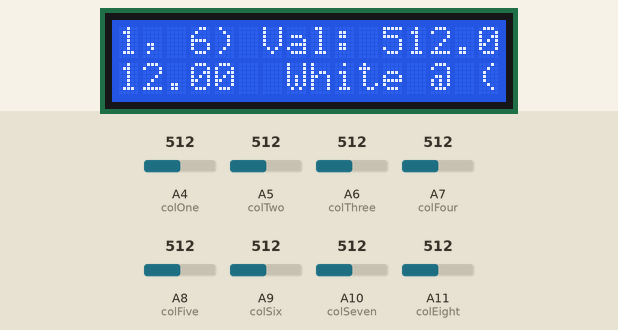
Simulated run of this sketch. Board: Arduino Mega 2560, built with avr-gcc and run on an emulated ATmega2560. Parts: 16×2 character LCD. The inputs (shaded band) are chosen by the test bench; at power-on: A4 (colOne) = 512, A8 (colFive) = 512, A5 (colTwo) = 512, A6 (colThree) = 512, A7 (colFour) = 512, A9 (colSix) = 512, A10 (colSeven) = 512, A11 (colEight) = 512. What the sketch prints to the serial monitor is not drawn.

Above: at 3.4 s.
3.5 s: A4 (colOne) set to 589
5.1 s: A4 (colOne) set to 608
At 5.53 s:
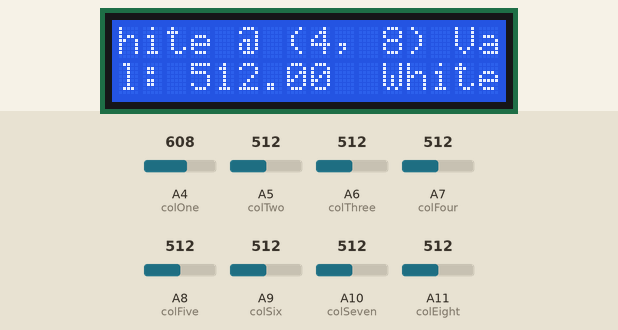
At 6.22 s:
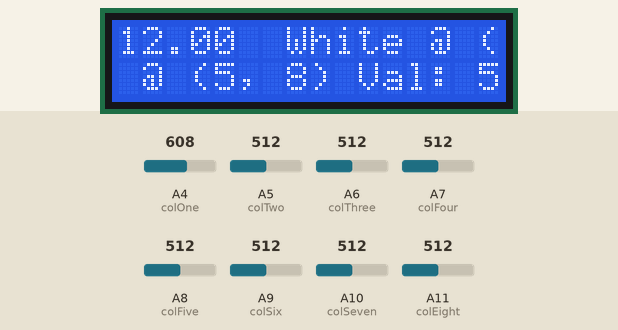
7.2 s: A8 (colFive) set to 910
At 9.1 s:
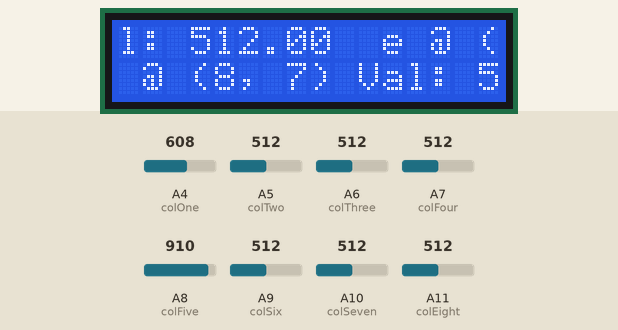
9.4 s: A5 (colTwo) set to 590
12.4 s: A5 (colTwo) set to 611
At 13.42 s:
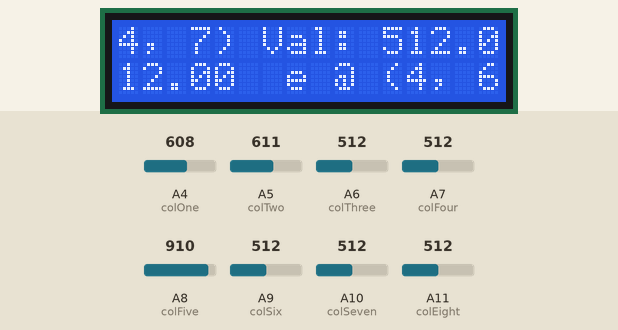

Measured:
- the behaviour switches between 599 and 600 on A4 (colOne) (found by bisection; images 0 and 1)
- the behaviour switches between 599 and 600 on A5 (colTwo) (found by bisection; images 3 and 4)
- what the display in image 1 shows lasts 0.5 s, from 5.3 s to 5.8 s
- what the display in image 4 shows lasts 0.5 s, from 13.2 s to 13.7 s

The sketch:

HallGridMegav3.ino
```cpp
//2/5/25 Fuentes group 3 Jeremy Gagnon

#include <LiquidCrystal.h>

const int rowOne = 22;
const int rowTwo = 24;
const int rowThree = 26;
const int rowFour = 28;
const int rowFive = 30;
const int rowSix = 32;
const int rowSeven = 34;
const int rowEight = 36;

const int rs = 6, en = 9, d4 = 2, d5 = 3, d6 = 4, d7 = 5;


#define colEight A11
#define colSeven A10
#define colSix A9
#define colFive A8
#define colFour A7
#define colThree A6
#define colTwo A5
#define colOne A4

const int lowerThresh = 600;
const int upperThresh = 900;

LiquidCrystal lcd(rs, en, d4, d5, d6, d7);


void setup() {

    pinMode(rowEight, OUTPUT);
    pinMode(rowOne, OUTPUT);
    pinMode(rowTwo, OUTPUT);
    pinMode(rowThree, OUTPUT);
    pinMode(rowFour, OUTPUT);
    pinMode(rowFive, OUTPUT);
    pinMode(rowSix, OUTPUT);
    pinMode(rowSeven, OUTPUT);

    Serial.begin(9600);  // Start serial communication for debugging
    lcd.begin(16, 2);
    lcd.print("Initialized");
    Serial.println("Initialized");

}

void setVoltage(int value) {
    digitalWrite(rowOne, LOW);
    digitalWrite(rowTwo, LOW);
    digitalWrite(rowThree, LOW);
    digitalWrite(rowFour, LOW);
    digitalWrite(rowFive, LOW);
    digitalWrite(rowSix, LOW);
    digitalWrite(rowSeven, LOW);
    digitalWrite(rowEight, LOW);
    delay(50);
    //Serial.println("Set all voltages OFF");

    switch (value) {

        case 1: digitalWrite(rowOne, HIGH); break;
        case 2: digitalWrite(rowTwo, HIGH); break;
        case 3: digitalWrite(rowThree, HIGH); break;
        case 4: digitalWrite(rowFour, HIGH); break;
        case 5: digitalWrite(rowFive, HIGH); break;
        case 6: digitalWrite(rowSix, HIGH); break;
        case 7: digitalWrite(rowSeven, HIGH); break;
        case 8: digitalWrite(rowEight, HIGH); break;
    }
    delay(150);
}

float readCol(int value) {
    //Serial.println("Reading:");
    float val = -1;  // Default value in case of error

    analogRead(A8);
    delayMicroseconds(5);
    switch (value) {
        case 1: val = analogRead(colOne); break;
        case 2: val = analogRead(colTwo); break;
        case 3: val = analogRead(colThree); break;
        case 4: val = analogRead(colFour); break;
        case 5: val = analogRead(colFive); break;
        case 6: val = analogRead(colSix); break;
        case 7: val = analogRead(colSeven); break;
        case 8: val = analogRead(colEight); break;
    }
    delay(10);
    return val;
}

void scanGrid() {
    float sensorValue;
    for (int i = 8; i > 0; i--) {  // Start from row 7 down to 0
        setVoltage(i);
        delay(5);  // Allow time for stabilization

        for (int j = 1; j < 9; j++) {
            sensorValue = readCol(j) / 100;  // Read sensor value
            Serial.print(sensorValue);
            Serial.print("\t");  // Use tab spacing for readability
        }
        Serial.println();  // New line after each row
    }
    Serial.println("----------------------");  // Separate scans visually
}

void mainLoop() {
    float sensorValue;
    //Serial.println("LOOP START");

    for (int i = 1; i < 9; i++) {

        setVoltage(i);
        //Serial.print("Setting row: ");
        //Serial.println(i);
        delay(5);
        delay(200);
        for (int j = 1; j < 9; j++) {
            //Serial.print("Reading with i ");
            //Serial.print(i);
            //Serial.print(" j: ");
            //Serial.println(j);
            delay(5);
            sensorValue = readCol(j);  // Read sensor
            //Serial.println(sensorValue);

            if (sensorValue > upperThresh) {
                Serial.print("Black piece detected at: (");
                Serial.print(i);
                Serial.print(", ");
                Serial.print(j);
                Serial.print(")");
                Serial.print(" Val: ");
                Serial.println(sensorValue);

                lcd.print("Black @ (");
                lcd.print(i);
                lcd.print(", ");
                lcd.print(j);
                lcd.print(")");
                lcd.print(" Val: ");
                lcd.println(sensorValue);
            }
            else if (sensorValue < lowerThresh & sensorValue >= 100) {
                Serial.print("White piece detected at: (");
                Serial.print(i);
                Serial.print(", ");
                Serial.print(j);
                Serial.print(")");
                Serial.print(" Val: ");
                Serial.println(sensorValue);

                lcd.print("White @ (");
                lcd.print(i);
                lcd.print(", ");
                lcd.print(j);
                lcd.print(")");
                lcd.print(" Val: ");
                lcd.println(sensorValue);
            }

            else {
                //Serial.print("Nothing - ");

                //Serial.print("Nothing at (");
                //Serial.print(i);
                //Serial.print(", ");
                //Serial.print(j);
                //Serial.println(")");
                //Serial.print(" Val: ");
                //Serial.println(sensorValue);
            }


            //Serial.println("step done");
        }
        //Serial.println("for loop done");
    }

    //delay(10);  // Small delay for stability
}

void loop(){
  scanGrid();
  mainLoop();
}
```
